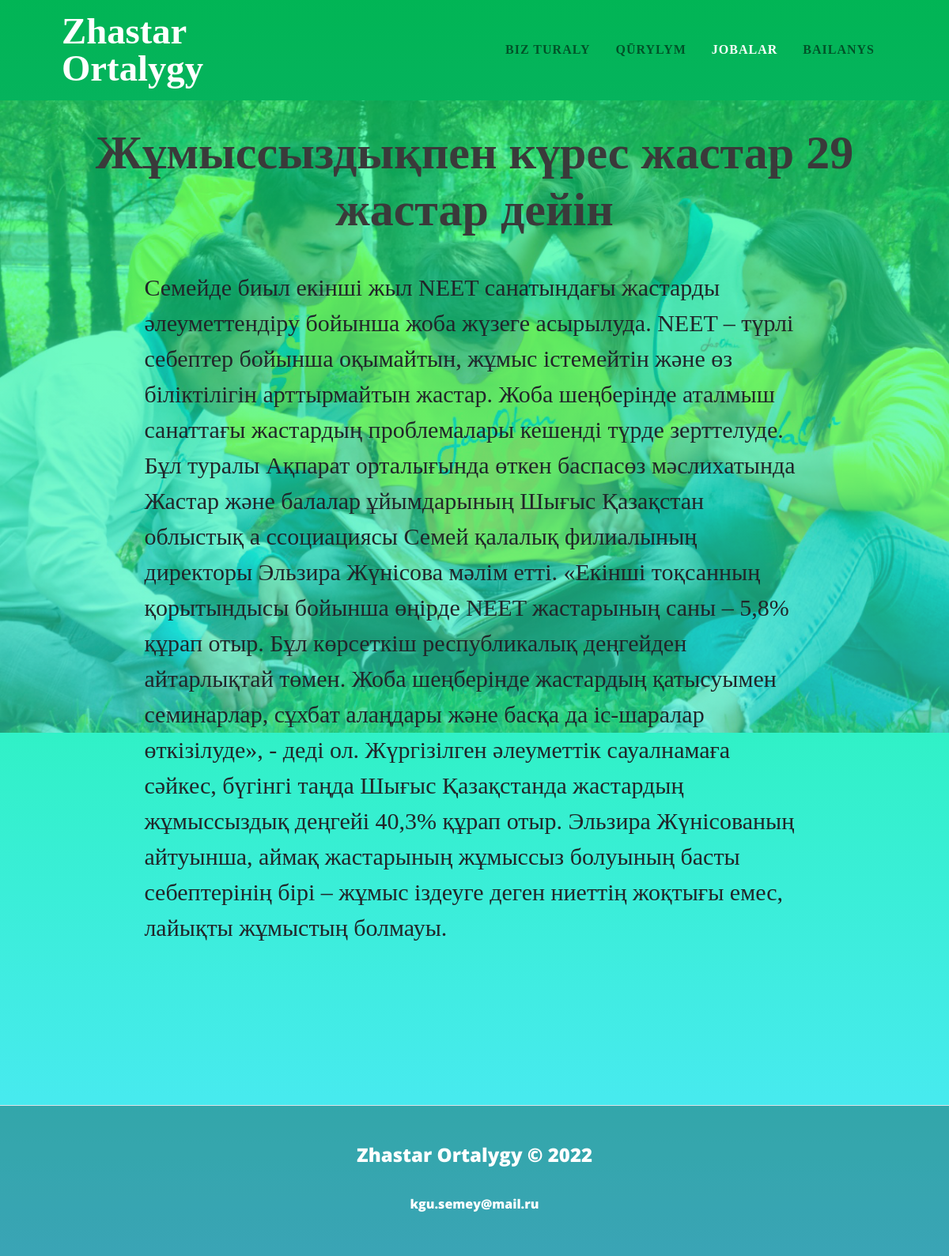
/projects/zhmyssyzdypen-kres-zhastar-29-zhastar-dejin, run on the app's committed database.
### main/models.py (models this page shows, shortened)
class Project(models.Model):
    title = models.CharField(max_length=100)
    slug = models.SlugField(blank=True, unique=True)
    text = models.TextField()
    status = models.IntegerField(choices=STATUS, default=0)
    created_at = models.DateTimeField(auto_now_add=True)
    updated_at = models.DateTimeField(auto_now=True)
    class Meta:
        ordering=("-created_at",)

### main/views.py (the view)
# urls.py: path('projects/<slug:slug>', project_detail_view, name="project_detail_view"),
def project_detail_view(request, slug):
    project = Project.objects.get(slug=slug)
    return render(request, "detail_project.html", {'project':project})

### templates/detail_project.html (shortened to what this page needs)
{% extends 'base.html' %}
{% load static %}
{% block navbar %}<nav class="navbar navbar-expand-lg navbar-light position-relative" id="mainNav">
            <div class="container px-4 px-lg-5">
                <img src="{%static 'images/Logo.svg'%}" id="navbar_logotip"/>
                <div class="collapse navbar-collapse" id="navbarResponsive">
                    <ul class="navbar-nav ms-auto py-4 py-lg-0">
                        <li class="nav-item"><a class="nav-link px-lg-3 py-3 py-lg-4" href="{% url 'home' %}" id="navbar_text">Bız turaly</a></li>
                        <li class="nav-item"><a class="nav-link px-lg-3 py-3 py-lg-4" href="{% url 'structure' %}" id="navbar_text">Qūrylym</a></li>
                        <li class="nav-item"><a class="nav-link px-lg-3 py-3 py-lg-4" href="{% url 'projects' %}" id="navbar_textMain">Jobalar</a></li>
                        <li class="nav-item"><a class="nav-link px-lg-3 py-3 py-lg-4" href="{% url 'contact' %}" id="navbar_text">Bailanys</a></li>
                    </ul>
                </div>
            </div>
        </nav>{% endblock navbar %}
{% block content %}<div id="pr_div"><div class="container px-4 px-lg-5">
            <div class="row gx-4 gx-lg-5 justify-content-center">
                    <div id="vidy_uslug">
                        <h1 id="h1_title">{{project.title}}</h1>
                    </div>
                </div>
                <p id="detail_text">{{project.text}}</p>
                <br><br><br><br>
                </div></div>
        </div>{% endblock content %}

### data on the page
Project: title "Жұмыссыздықпен күрес жастар 29 жастар дейін", text "Семейде биыл екінші жыл NEET санатындағы жастарды әлеуметтендіру бойынша жоба жүзеге асырылуда. NEET – түрлі себептер бойынша оқымайтын, жұмыс істемейтін және өз біліктілігін арттырмайтын жастар. Жоба шеңберінде аталмыш санаттағы жастардың проблемалары кешенді түрде зерттелуде. Бұл туралы Ақпарат орталығында өткен баспасөз мәслихатында Жастар және балалар ұйымдарының Шығыс Қазақстан облыстық а ссоциациясы Семей қалалық филиалының директоры Эльзира Жүнісова мәлім етті. «Екінші тоқсанның қорытындысы бойынша өңірде NEET жастарының саны – 5,8% құрап отыр. Бұл көрсеткіш республикалық деңгейден айтарлықтай төмен. Жоба шеңберінде жастардың қатысуымен семинарлар, сұхбат алаңдары және басқа да…"
